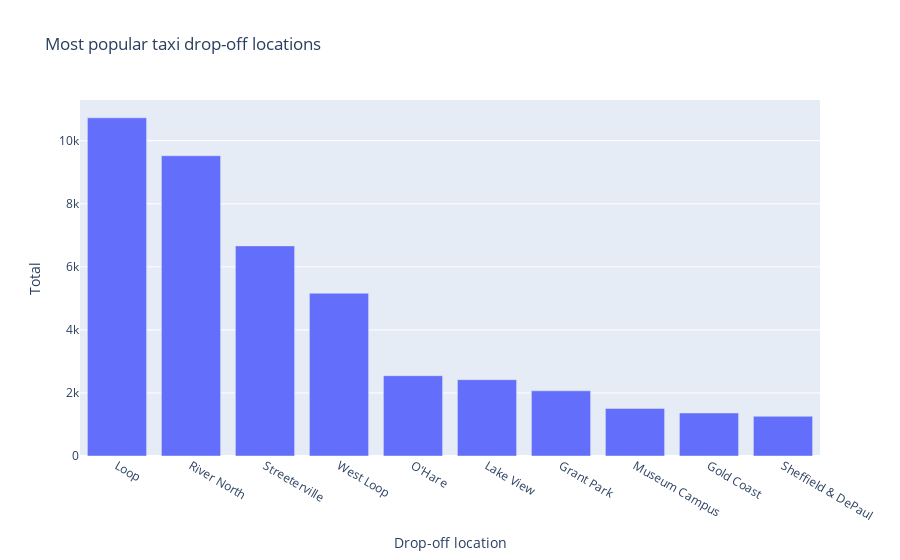

Notebook code cell kept with this figure:
### Code cell
popular_locations_bar = px.bar(popular_locations,
                               x = 'dropoff_location_name',
                               y = 'average_trips',
                               title = 'Most popular taxi drop-off locations')

popular_locations_bar.update_layout(xaxis_title='Drop-off location',
                               yaxis_title='Total')

popular_locations_bar

### Figure 1 — Plotly figure (JSON) as saved in the notebook; plotly's stock layout.template omitted (floating-point values rounded to 4 significant figures)
{"data": [{"alignmentgroup": "True", "hovertemplate": "dropoff_location_name=%{x}<br>average_trips=%{y}<extra></extra>", "legendgroup": "", "marker": {"color": "#636efa", "pattern": {"shape": ""}}, "name": "", "offsetgroup": "", "orientation": "v", "showlegend": false, "textposition": "auto", "type": "bar", "x": ["Loop", "River North", "Streeterville", "West Loop", "O'Hare", "Lake View", "Grant Park", "Museum Campus", "Gold Coast", "Sheffield & DePaul"], "xaxis": "x", "y": [10730.0, 9524.0, 6665.0, 5164.0, 2547.0, 2421.0, 2069.0, 1510, 1364.0, 1260.0], "yaxis": "y"}], "layout": {"barmode": "relative", "legend": {"tracegroupgap": 0}, "title": {"text": "Most popular taxi drop-off locations"}, "xaxis": {"anchor": "y", "domain": [0, 1], "title": {"text": "Drop-off location"}}, "yaxis": {"anchor": "x", "domain": [0, 1], "title": {"text": "Total"}}}}
